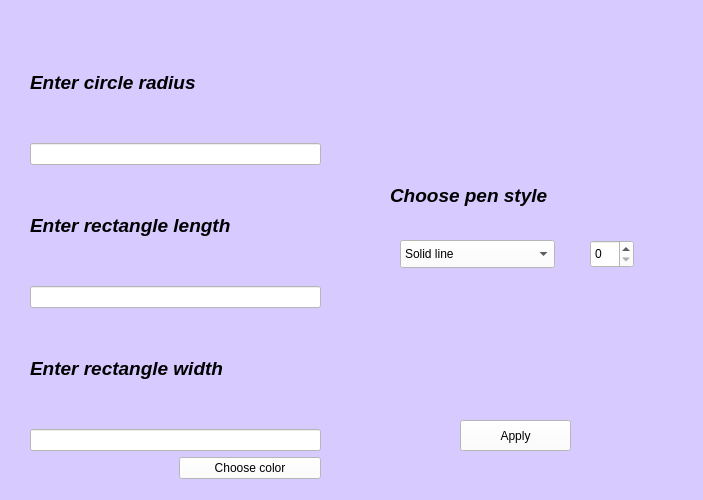
<?xml version="1.0" encoding="UTF-8"?>
<ui version="4.0">
 <class>Design</class>
 <widget class="QWidget" name="Design">
  <property name="geometry">
   <rect>
    <x>0</x>
    <y>0</y>
    <width>703</width>
    <height>500</height>
   </rect>
  </property>
  <property name="sizePolicy">
   <sizepolicy hsizetype="Fixed" vsizetype="Fixed">
    <horstretch>0</horstretch>
    <verstretch>0</verstretch>
   </sizepolicy>
  </property>
  <property name="windowTitle">
   <string>Design</string>
  </property>
  <property name="autoFillBackground">
   <bool>false</bool>
  </property>
  <property name="styleSheet">
   <string notr="true">background-color: rgb(214, 202, 255);</string>
  </property>
  <widget class="QComboBox" name="comboBox">
   <property name="geometry">
    <rect>
     <x>400</x>
     <y>240</y>
     <width>155</width>
     <height>28</height>
    </rect>
   </property>
   <property name="autoFillBackground">
    <bool>false</bool>
   </property>
   <property name="styleSheet">
    <string notr="true">background-color: rgb(255, 255, 255);</string>
   </property>
   <item>
    <property name="text">
     <string>Solid line</string>
    </property>
   </item>
   <item>
    <property name="text">
     <string>Dash line</string>
    </property>
   </item>
   <item>
    <property name="text">
     <string>Dot line</string>
    </property>
   </item>
   <item>
    <property name="text">
     <string>Dash-Dot line</string>
    </property>
   </item>
   <item>
    <property name="text">
     <string>Dash-Dot-Dot line</string>
    </property>
   </item>
  </widget>
  <widget class="QLabel" name="penWidthLabel">
   <property name="geometry">
    <rect>
     <x>390</x>
     <y>180</y>
     <width>261</width>
     <height>31</height>
    </rect>
   </property>
   <property name="font">
    <font>
     <pointsize>14</pointsize>
     <italic>true</italic>
     <bold>true</bold>
    </font>
   </property>
   <property name="text">
    <string>Choose pen style</string>
   </property>
  </widget>
  <widget class="QSpinBox" name="spinBox">
   <property name="geometry">
    <rect>
     <x>590</x>
     <y>240</y>
     <width>44</width>
     <height>28</height>
    </rect>
   </property>
   <property name="styleSheet">
    <string notr="true">background-color: rgb(255, 255, 255);</string>
   </property>
  </widget>
  <widget class="QWidget" name="layoutWidget">
   <property name="geometry">
    <rect>
     <x>30</x>
     <y>28</y>
     <width>291</width>
     <height>451</height>
    </rect>
   </property>
   <layout class="QVBoxLayout" name="verticalLayout">
    <item>
     <widget class="QLabel" name="radiusLabel">
      <property name="font">
       <font>
        <pointsize>14</pointsize>
        <italic>true</italic>
        <bold>true</bold>
       </font>
      </property>
      <property name="styleSheet">
       <string notr="true"/>
      </property>
      <property name="text">
       <string>Enter circle radius</string>
      </property>
     </widget>
    </item>
    <item>
     <widget class="QLineEdit" name="radiusInput">
      <property name="styleSheet">
       <string notr="true">background-color: rgb(255, 255, 255);</string>
      </property>
     </widget>
    </item>
    <item>
     <widget class="QLabel" name="widthLabel">
      <property name="font">
       <font>
        <pointsize>14</pointsize>
        <italic>true</italic>
        <bold>true</bold>
       </font>
      </property>
      <property name="text">
       <string>Enter rectangle length</string>
      </property>
     </widget>
    </item>
    <item>
     <widget class="QLineEdit" name="lenInput">
      <property name="styleSheet">
       <string notr="true">background-color: rgb(255, 255, 255);</string>
      </property>
     </widget>
    </item>
    <item>
     <widget class="QLabel" name="heightLabel">
      <property name="font">
       <font>
        <pointsize>14</pointsize>
        <italic>true</italic>
        <bold>true</bold>
       </font>
      </property>
      <property name="text">
       <string>Enter rectangle width</string>
      </property>
     </widget>
    </item>
    <item>
     <widget class="QLineEdit" name="widthInput">
      <property name="styleSheet">
       <string notr="true">background-color: rgb(255, 255, 255);</string>
      </property>
     </widget>
    </item>
    <item>
     <layout class="QHBoxLayout" name="horizontalLayout_2">
      <item>
       <widget class="QWidget" name="colorWidget" native="true"/>
      </item>
      <item>
       <widget class="QPushButton" name="colorButton">
        <property name="styleSheet">
         <string notr="true">background-color: rgb(255, 255, 255);</string>
        </property>
        <property name="text">
         <string>Choose color</string>
        </property>
       </widget>
      </item>
     </layout>
    </item>
   </layout>
  </widget>
  <widget class="QPushButton" name="applyBtn">
   <property name="geometry">
    <rect>
     <x>460</x>
     <y>420</y>
     <width>111</width>
     <height>31</height>
    </rect>
   </property>
   <property name="styleSheet">
    <string notr="true">background-color: rgb(255, 255, 255);</string>
   </property>
   <property name="text">
    <string>Apply</string>
   </property>
  </widget>
 </widget>
 <resources/>
 <connections/>
</ui>
